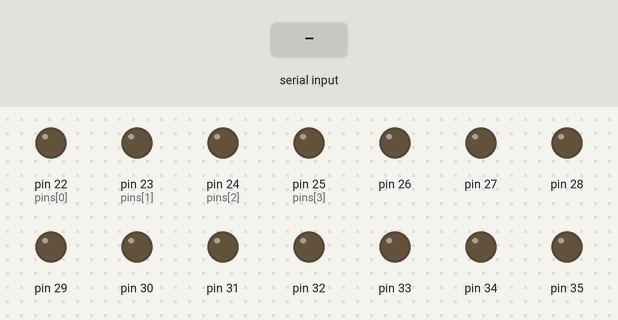
A sketch run on a simulated Arduino Mega 2560, built with avr-gcc and run on an emulated ATmega2560. Shown: output pins drawn as LEDs (lit = HIGH). Inputs (shaded band) come from the test bench.

Above: at 1.2 s.
1.3 s: "30,150\n" received over the second serial link
At 2.8 s:
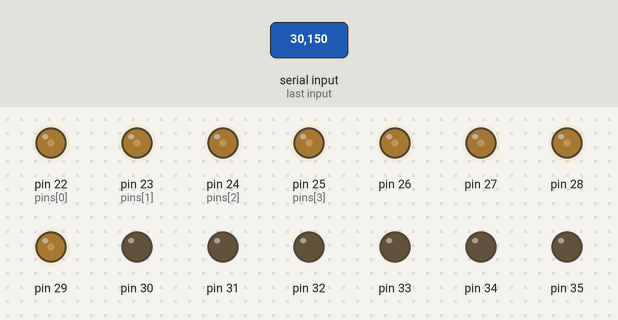
At 3.9 s:
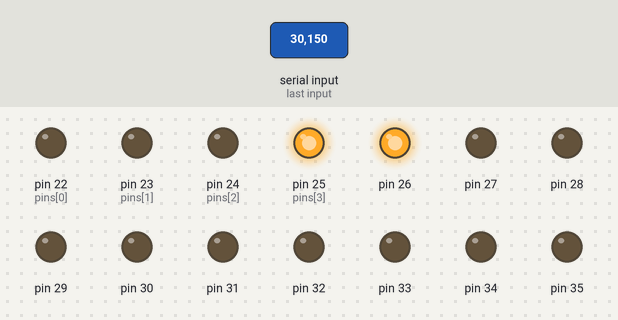
Timing chart, 0 to 5.4 s (numbered marks = the images above; inputs shaded):
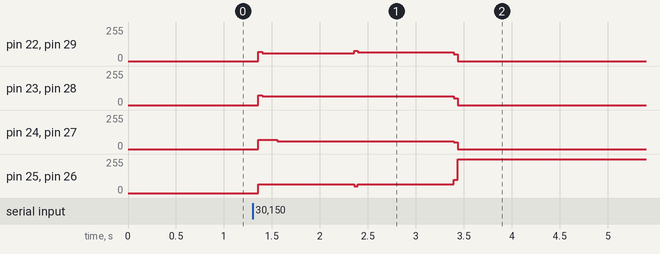

The sketch:

test.ino
```cpp
int pins[4] = {22, 23, 24, 25};
int previousDirection = 0;

void setup() {

  Serial1.begin(9600);

  for (int i = 0; i < 6; i ++) {
    pinMode(pins[0] + 4 * i, OUTPUT);
    pinMode(pins[1] + 4 * i, OUTPUT);
    pinMode(pins[2] + 4 * i, OUTPUT);
    pinMode(pins[3] + 4 * i, OUTPUT);
  }
}

void loop() {
  if (Serial1.available()) {
    int newDirection = Serial1.read() - 48;

    if (previousDirection == newDirection || (newDirection != 0 && previousDirection != 0) ) {
      return;
    }

    if (previousDirection == 0 && newDirection == 1) {
      int directions[6] = {-1, 2, -2, 2, 0, 0};
      move(directions);

    } else if (previousDirection == 0 && newDirection == 2) {
      int directions[6] = { -2, 1, 0, 0, -2, 2};
      move(directions);

    } else if (previousDirection == 0 && newDirection == 3) {
      int directions[6] = { -2, 2, 0, 0, 0, 0};
      move(directions);

    } else if (previousDirection == 0 && newDirection == 4) {
      int directions[6] = {0, 0, -2, 2, -2, 2};
      move(directions);

    } else if (previousDirection == 4) {
      int directions[6] = {0, 0, 2, -2, 2, -2};
      move(directions);

    } else if (previousDirection == 3) {
      int directions[6] = { 2, -2, 0, 0, 0, 0};
      move(directions);

    } else if (previousDirection == 2) {
      int directions[6] = { 2, -1, 0, 0, 2, -2};
      move(directions);

    } else if (previousDirection == 1) {
      int directions[6] = {1, -2, 2, -2, 0, 0};
      move(directions);
    }
    previousDirection = newDirection;
  }
}

void move(int directions[]) {

  for (int k = 0; k < 128; k ++ ) {

    for (int i = 0; i < 6; i ++) {
      if (directions[i] > 0 && (k < 32 || directions[i] == 2) ) {
        digitalWrite(pins[0] + 4 * i, HIGH);
        digitalWrite(pins[1] + 4 * i, LOW);
        digitalWrite(pins[2] + 4 * i, LOW);
        digitalWrite(pins[3] + 4 * i, LOW);
      } else if (directions[i] < 0  && (k < 32 || directions[i] == -2)) {
        digitalWrite(pins[0] + 4 * i, LOW);
        digitalWrite(pins[1] + 4 * i, LOW);
        digitalWrite(pins[2] + 4 * i, LOW);
        digitalWrite(pins[3] + 4 * i, HIGH);
      }
    }
    delay(2);

    for (int i = 0; i < 6; i ++) {
      if (directions[i] > 0 && (k < 32 || directions[i] == 2)) {
        digitalWrite(pins[0] + 4 * i, LOW);
        digitalWrite(pins[1] + 4 * i, HIGH);
        digitalWrite(pins[2] + 4 * i, LOW);
        digitalWrite(pins[3] + 4 * i, LOW);
      } else if (directions[i] < 0  && (k < 32 || directions[i] == -2)) {
        digitalWrite(pins[0] + 4 * i, LOW);
        digitalWrite(pins[1] + 4 * i, LOW);
        digitalWrite(pins[2] + 4 * i, HIGH);
        digitalWrite(pins[3] + 4 * i, LOW);
      }
    }
    delay(2);

    for (int i = 0; i < 6; i ++) {
      if (directions[i] > 0 && (k < 32 || directions[i] == 2)) {
        digitalWrite(pins[0] + 4 * i, LOW);
        digitalWrite(pins[1] + 4 * i, LOW);
        digitalWrite(pins[2] + 4 * i, HIGH);
        digitalWrite(pins[3] + 4 * i, LOW);
      } else if (directions[i] < 0  && (k < 32 || directions[i] == -2)) {
        digitalWrite(pins[0] + 4 * i, LOW);
        digitalWrite(pins[1] + 4 * i, HIGH);
        digitalWrite(pins[2] + 4 * i, LOW);
        digitalWrite(pins[3] + 4 * i, LOW);
      }
    }
    delay(2);

    for (int i = 0; i < 6; i ++) {
      if (directions[i] > 0 && (k < 32 || directions[i] == 2)) {
        digitalWrite(pins[0] + 4 * i, LOW);
        digitalWrite(pins[1] + 4 * i, LOW);
        digitalWrite(pins[2] + 4 * i, LOW);
        digitalWrite(pins[3] + 4 * i, HIGH);
      } else if (directions[i] < 0  && (k < 32 || directions[i] == -2)) {
        digitalWrite(pins[0] + 4 * i, HIGH);
        digitalWrite(pins[1] + 4 * i, LOW);
        digitalWrite(pins[2] + 4 * i, LOW);
        digitalWrite(pins[3] + 4 * i, LOW);
      }
    }
    delay(2);
  }
}
```

Measured:
- after the input at 1.3 s, pin 22 (pins[0]): 0/255 → 60/255 after 0.06 s, → 64/255 1.0 s later, → 0/255 1.0 s later; pin 23 (pins[1]): 0/255 → 65/255 after 0.06 s, → 0/255 2.0 s later
